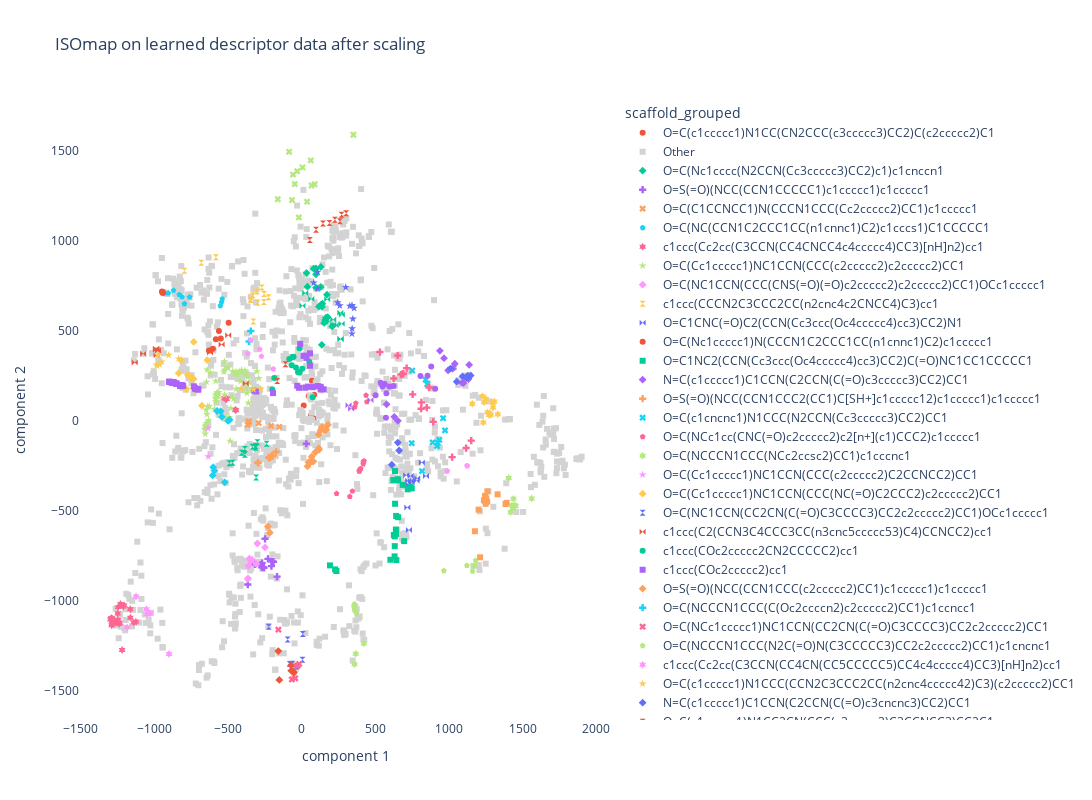

Notebook code for this chart:
### Code cell
fig_learned = px.scatter(finalDf_learned, x="component 1", y="component 2",
                    color = "scaffold_grouped", symbol='scaffold_grouped',
                    symbol_sequence = symbols,
                    hover_data = None ,
                    color_discrete_map= {'Other': 'lightgrey'
                                         },
                         category_orders={"scaffold_grouped":   ['O=C(c1ccccc1)N1CC(CN2CCC(c3ccccc3)CC2)C(c2ccccc2)C1', 'Other', 
'O=C(Nc1cccc(N2CCN(Cc3ccccc3)CC2)c1)c1cnccn1', 'O=S(=O)(NCC(CCN1CCCCC1)c1ccccc1)c1ccccc1', 'O=C(C1CCNCC1)N(CCCN1CCC(Cc2ccccc2)CC1)c1ccccc1', 
'O=C(NC(CCN1C2CCC1CC(n1cnnc1)C2)c1cccs1)C1CCCCC1', 'c1ccc(Cc2cc(C3CCN(CC4CNCC4c4ccccc4)CC3)[nH]n2)cc1', 'O=C(Cc1ccccc1)NC1CCN(CCC(c2ccccc2)c2ccccc2)CC1', 'O=C(NC1CCN(CCC(CNS(=O)(=O)c2ccccc2)c2ccccc2)CC1)OCc1ccccc1', 'c1ccc(CCCN2C3CCC2CC(n2cnc4c2CNCC4)C3)cc1', 'O=C1CNC(=O)C2(CCN(Cc3ccc(Oc4ccccc4)cc3)CC2)N1', 'O=C(Nc1ccccc1)N(CCCN1C2CCC1CC(n1cnnc1)C2)c1ccccc1', 'O=C1NC2(CCN(Cc3ccc(Oc4ccccc4)cc3)CC2)C(=O)NC1CC1CCCCC1', 'N=C(c1ccccc1)C1CCN(C2CCN(C(=O)c3ccccc3)CC2)CC1', 'O=S(=O)(NCC(CCN1CCC2(CC1)C[SH+]c1ccccc12)c1ccccc1)c1ccccc1', 'O=C(c1cncnc1)N1CCC(N2CCN(Cc3ccccc3)CC2)CC1', 'O=C(NCc1cc(CNC(=O)c2ccccc2)c2[n+](c1)CCC2)c1ccccc1', 'O=C(NCCCN1CCC(NCc2ccsc2)CC1)c1cccnc1', 'O=C(Cc1ccccc1)NC1CCN(CCC(c2ccccc2)C2CCNCC2)CC1', 'O=C(Cc1ccccc1)NC1CCN(CCC(NC(=O)C2CCC2)c2ccccc2)CC1', 'O=C(NC1CCN(CC2CN(C(=O)C3CCCC3)CC2c2ccccc2)CC1)OCc1ccccc1', 'c1ccc(C2(CCN3C4CCC3CC(n3cnc5ccccc53)C4)CCNCC2)cc1', 'c1ccc(COc2ccccc2CN2CCCCC2)cc1',  'c1ccc(COc2ccccc2)cc1', 'O=S(=O)(NCC(CCN1CCC(c2ccccc2)CC1)c1ccccc1)c1ccccc1', 'O=C(NCCCN1CCC(C(Oc2ccccn2)c2ccccc2)CC1)c1ccncc1', 'O=C(NCc1ccccc1)NC1CCN(CC2CN(C(=O)C3CCCC3)CC2c2ccccc2)CC1', 'O=C(NCCCN1CCC(N2C(=O)N(C3CCCCC3)CC2c2ccccc2)CC1)c1cncnc1', 'c1ccc(Cc2cc(C3CCN(CC4CN(CC5CCCCC5)CC4c4ccccc4)CC3)[nH]n2)cc1', 'O=C(c1ccccc1)N1CCC(CCN2C3CCC2CC(n2cnc4ccccc42)C3)(c2ccccc2)CC1', 'N=C(c1ccccc1)C1CCN(C2CCN(C(=O)c3cncnc3)CC2)CC1', 'O=C(c1cncnc1)N1CC2CN(CCC(c3ccccc3)C3CCNCC3)CC2C1', 'O=C(Nc1cccc(C2CCN(Cc3ccccc3)CC2)c1)c1cnccn1', 'O=C(c1ccccc1)N1CCC(N2CCC(Cc3ccccc3)CC2)CC1', 'O=C(NCCCN1CCC(N(Cc2cccnc2)c2ccccc2)CC1)c1cccnc1', 'O=C(NCc1ccccc1)C1CCN(CCCN(C(=O)C2CCNCC2)c2ccccc2)CC1', 'O=C(c1ccccc1)N1CCC(N2CCN(Cc3ccccc3)CC2)CC1', 'c1cnc2c(c1)ccc1cccnc12', 'O=C(NCCCN1CCC(N(Cc2ccccc2)c2ccccc2)CC1)c1ccncc1', 'N=C(c1ccccc1)C1CCN(C2CCN(C(=O)c3ccc[nH+]c3)CC2)CC1', 'O=C(Nc1cccc(C2CCN(Cc3ccccc3)CC2)c1)c1ccccc1',  'O=C(Cc1ccccc1)NC1CCN(CC2CN(C(=O)C3CCCC3)CC2c2ccccc2)CC1', 'c1ccc(CCCC2CCN(CC3CN(CC4CCCCC4)CC3c3ccccc3)CC2)cc1', 'O=C(NCC1CCN(Cc2ccccc2OCc2ccccc2)CC1)Nc1ccccc1']}
,
                   # size = "Activity",
                    title = 'ISOmap on learned descriptor data after scaling',
                                      width=1200,
                                      height=800,render_mode='SVG')
fig_learned.update_layout(plot_bgcolor='White')
#fig_learned.show()
app_scatter = molplotly.add_molecules(fig=fig_learned,
                                      df=finalDf_learned,
                                      smiles_col='smiles',
                                      title_col='InChIKey',
                                      condition_col = 'scaffold_grouped')
                                                                          
app_scatter.run_server(mode='inline', port=9707, height=800)

### Figure 1 — Plotly figure (JSON) as saved in the notebook; plotly's stock layout.template omitted (floating-point values rounded to 4 significant figures; data arrays with more than 128 entries replaced by an {"elided": "..."} marker saying what was removed)
{"data": [{"hovertemplate": "scaffold_grouped=O=C(c1ccccc1)N1CC(CN2CCC(c3ccccc3)CC2)C(c2ccccc2)C1<br>component 1=%{x}<br>component 2=%{y}<extra></extra>", "legendgroup": "O=C(c1ccccc1)N1CC(CN2CCC(c3ccccc3)CC2)C(c2ccccc2)C1", "marker": {"color": "#EF553B", "symbol": "circle"}, "mode": "markers", "name": "O=C(c1ccccc1)N1CC(CN2CCC(c3ccccc3)CC2)C(c2ccccc2)C1", "orientation": "v", "showlegend": true, "type": "scatter", "x": [66.83, 82.29, 64.72, 86.01, 79.43, 14.2, 69.81, 14.77, 48.39, 73.48, 37.06], "xaxis": "x", "y": [21.36, 10.86, 30.69, 144.4, 14.96, 2.178, 224.3, 84.7, 137.3, 13.09, 187.0], "yaxis": "y"}, {"hovertemplate": "scaffold_grouped=Other<br>component 1=%{x}<br>component 2=%{y}<extra></extra>", "legendgroup": "Other", "marker": {"color": "lightgrey", "symbol": "square"}, "mode": "markers", "name": "Other", "orientation": "v", "showlegend": true, "type": "scatter", "x": {"elided": "1120 float values"}, "xaxis": "x", "y": {"elided": "1120 float values"}, "yaxis": "y"}, {"hovertemplate": "scaffold_grouped=O=C(Nc1cccc(N2CCN(Cc3ccccc3)CC2)c1)c1cnccn1<br>component 1=%{x}<br>component 2=%{y}<extra></extra>", "legendgroup": "O=C(Nc1cccc(N2CCN(Cc3ccccc3)CC2)c1)c1cnccn1", "marker": {"color": "#00cc96", "symbol": "diamond"}, "mode": "markers", "name": "O=C(Nc1cccc(N2CCN(Cc3ccccc3)CC2)c1)c1cnccn1", "orientation": "v", "showlegend": true, "type": "scatter", "x": [172.6, 98.44, 138.8, 153.8, 34.17, 165.2, 137.7, 130.2, 159.9, 208.7, 141.9, 133.1, 177.4, 98.24, 165.7, 130.8, 40.58, 82.7, 97.34, 117.8], "xaxis": "x", "y": [700.9, 739.5, 633.4, 543.9, 821.7, 552.1, 422.2, 743.9, 560.2, 524.2, 650.5, 645.6, 576.0, 813.9, 572.5, 854.8, 745.4, 845.1, 846.2, 634.6], "yaxis": "y"}, {"hovertemplate": "scaffold_grouped=O=S(=O)(NCC(CCN1CCCCC1)c1ccccc1)c1ccccc1<br>component 1=%{x}<br>component 2=%{y}<extra></extra>", "legendgroup": "O=S(=O)(NCC(CCN1CCCCC1)c1ccccc1)c1ccccc1", "marker": {"color": "#ab63fa", "symbol": "cross"}, "mode": "markers", "name": "O=S(=O)(NCC(CCN1CCCCC1)c1ccccc1)c1ccccc1", "orientation": "v", "showlegend": true, "type": "scatter", "x": [-200.5, -227.6, -247.3, -275.2, -166.0, -269.8, -315.2, -204.2, -259.7, -254.6, -267.9, -364.4, -190.0, 32.77], "xaxis": "x", "y": [-780.0, -766.8, -655.3, -799.2, -865.5, -814.2, -796.8, -806.9, -813.8, -816.0, -789.2, -909.4, -782.6, -127.4], "yaxis": "y"}, {"hovertemplate": "scaffold_grouped=O=C(C1CCNCC1)N(CCCN1CCC(Cc2ccccc2)CC1)c1ccccc1<br>component 1=%{x}<br>component 2=%{y}<extra></extra>", "legendgroup": "O=C(C1CCNCC1)N(CCCN1CCC(Cc2ccccc2)CC1)c1ccccc1", "marker": {"color": "#FFA15A", "symbol": "x"}, "mode": "markers", "name": "O=C(C1CCNCC1)N(CCCN1CCC(Cc2ccccc2)CC1)c1ccccc1", "orientation": "v", "showlegend": true, "type": "scatter", "x": [-360.7, -150.4, -290.8, -207.2, -356.1, -364.7], "xaxis": "x", "y": [-5.334, -33.64, -12.27, -28.54, -3.768, -22.36], "yaxis": "y"}, {"hovertemplate": "scaffold_grouped=O=C(NC(CCN1C2CCC1CC(n1cnnc1)C2)c1cccs1)C1CCCCC1<br>component 1=%{x}<br>component 2=%{y}<extra></extra>", "legendgroup": "O=C(NC(CCN1C2CCC1CC(n1cnnc1)C2)c1cccs1)C1CCCCC1", "marker": {"color": "#19d3f3", "symbol": "pentagon"}, "mode": "markers", "name": "O=C(NC(CCN1C2CCC1CC(n1cnnc1)C2)c1cccs1)C1CCCCC1", "orientation": "v", "showlegend": true, "type": "scatter", "x": [-828.8, -793.9, -550.5, -537.5, -542.6, -904.0, -758.8, -868.2, -810.5], "xaxis": "x", "y": [700.8, 649.8, 638.8, 677.1, 659.1, 709.0, 687.4, 724.5, 688.8], "yaxis": "y"}, {"hovertemplate": "scaffold_grouped=c1ccc(Cc2cc(C3CCN(CC4CNCC4c4ccccc4)CC3)[nH]n2)cc1<br>component 1=%{x}<br>component 2=%{y}<extra></extra>", "legendgroup": "c1ccc(Cc2cc(C3CCN(CC4CNCC4c4ccccc4)CC3)[nH]n2)cc1", "marker": {"color": "#FF6692", "symbol": "hexagram"}, "mode": "markers", "name": "c1ccc(Cc2cc(C3CCN(CC4CNCC4c4ccccc4)CC3)[nH]n2)cc1", "orientation": "v", "showlegend": true, "type": "scatter", "x": [-1161.0, -1281.0, -444.6, -1272.0, -448.8, -1287.0, -1288.0, -508.9, -1267.0, -1210.0, -511.1, -1291.0, -448.7, -508.0, -1247.0, -1244.0, -1228.0, -1138.0, -1245.0, -1285.0, -1204.0, -521.6, -511.7, -1236.0, -1217.0, -1123.0, -1282.0, -516.9, -1249.0, -1296.0, -1277.0, -1233.0, -1161.0], "xaxis": "x", "y": [-1093.0, -1100.0, 59.27, -1121.0, 59.96, -1136.0, -1097.0, 120.8, -1110.0, -1032.0, 121.3, -1097.0, 61.26, 123.7, -1070.0, -1035.0, -1018.0, -1120.0, -1106.0, -1128.0, -1024.0, 127.5, 121.7, -1128.0, -1273.0, -1116.0, -1127.0, 124.3, -1122.0, -1103.0, -1128.0, -1121.0, -1046.0], "yaxis": "y"}, {"hovertemplate": "scaffold_grouped=O=C(Cc1ccccc1)NC1CCN(CCC(c2ccccc2)c2ccccc2)CC1<br>component 1=%{x}<br>component 2=%{y}<extra></extra>", "legendgroup": "O=C(Cc1ccccc1)NC1CCN(CCC(c2ccccc2)c2ccccc2)CC1", "marker": {"color": "#B6E880", "symbol": "star"}, "mode": "markers", "name": "O=C(Cc1ccccc1)NC1CCN(CCC(c2ccccc2)c2ccccc2)CC1", "orientation": "v", "showlegend": true, "type": "scatter", "x": [-484.4, -527.7, -562.4, -522.6, -364.7, -360.7, -650.0, -333.2, -521.7, -629.9, -443.2, -652.6, -580.5, -410.0, -507.8, -491.1, -443.5, -566.0, -374.8, -406.0, -380.5, -625.3, -499.2, -355.2, -582.4, -581.2, -435.9, -572.5, -465.9, -644.2, -568.0, -646.0, -290.4, -522.2, -648.0, -443.1, -422.8, -581.5, -413.8, -451.3, -461.2, -655.8, -641.8, -578.3, -383.6, -580.6, -479.8, -590.4, -473.0, -441.2, -640.6, -636.6, -370.6, -618.8, -302.7], "xaxis": "x", "y": [-111.6, 272.3, 159.1, 329.0, 243.8, 98.93, -28.62, 179.2, 144.5, 2.48, 177.0, -72.6, 140.7, 270.9, 17.66, 19.25, 272.4, 137.9, 181.6, 281.0, 259.3, 80.42, 297.7, 213.7, 128.4, 221.3, 260.8, 157.2, 275.7, 215.6, 149.0, 60.75, 235.7, 281.8, -14.66, 261.6, 273.4, 107.4, 220.2, 267.0, 122.3, -47.91, 35.89, 148.3, 278.8, 121.0, 69.97, 65.05, 134.7, 256.8, 283.8, 79.48, 153.6, 266.8, 275.1], "yaxis": "y"}, {"hovertemplate": "scaffold_grouped=O=C(NC1CCN(CCC(CNS(=O)(=O)c2ccccc2)c2ccccc2)CC1)OCc1ccccc1<br>component 1=%{x}<br>component 2=%{y}<extra></extra>", "legendgroup": "O=C(NC1CCN(CCC(CNS(=O)(=O)c2ccccc2)c2ccccc2)CC1)OCc1ccccc1", "marker": {"color": "#FF97FF", "symbol": "diamond"}, "mode": "markers", "name": "O=C(NC1CCN(CCC(CNS(=O)(=O)c2ccccc2)c2ccccc2)CC1)OCc1ccccc1", "orientation": "v", "showlegend": true, "type": "scatter", "x": [-360.9, -354.2, -299.5, -362.4, -336.2, -247.1, -364.1, -345.3, -306.3], "xaxis": "x", "y": [-806.6, -766.1, -681.3, -875.6, -771.7, -703.4, -878.1, -777.8, -795.2], "yaxis": "y"}, {"hovertemplate": "scaffold_grouped=c1ccc(CCCN2C3CCC2CC(n2cnc4c2CNCC4)C3)cc1<br>component 1=%{x}<br>component 2=%{y}<extra></extra>", "legendgroup": "c1ccc(CCCN2C3CCC2CC(n2cnc4c2CNCC4)C3)cc1", "marker": {"color": "#FECB52", "symbol": "hourglass"}, "mode": "markers", "name": "c1ccc(CCCN2C3CCC2CC(n2cnc4c2CNCC4)C3)cc1", "orientation": "v", "showlegend": true, "type": "scatter", "x": [-341.8, -255.0, -302.2, -254.3, -346.9, -793.6, -223.9, -580.6, -330.6, -326.5, -297.3, -679.9, -268.8], "xaxis": "x", "y": [670.9, 659.8, 718.5, 704.0, 675.4, 834.0, 685.9, 908.4, 697.8, 552.4, 656.4, 878.2, 740.6], "yaxis": "y"}, {"hovertemplate": "scaffold_grouped=O=C1CNC(=O)C2(CCN(Cc3ccc(Oc4ccccc4)cc3)CC2)N1<br>component 1=%{x}<br>component 2=%{y}<extra></extra>", "legendgroup": "O=C1CNC(=O)C2(CCN(Cc3ccc(Oc4ccccc4)cc3)CC2)N1", "marker": {"color": "#636efa", "symbol": "bowtie"}, "mode": "markers", "name": "O=C1CNC(=O)C2(CCN(Cc3ccc(Oc4ccccc4)cc3)CC2)N1", "orientation": "v", "showlegend": true, "type": "scatter", "x": [724.2, 815.9, 741.2, 728.7, 746.4, 844.0, 734.1, 780.4, 723.3, 784.7, 739.8, 710.0, 717.6], "xaxis": "x", "y": [-354.6, -232.0, -333.6, -606.3, -343.0, -306.6, -362.0, -333.4, -333.5, -319.5, -306.8, -302.9, -481.8], "yaxis": "y"}, {"hovertemplate": "scaffold_grouped=O=C(Nc1ccccc1)N(CCCN1C2CCC1CC(n1cnnc1)C2)c1ccccc1<br>component 1=%{x}<br>component 2=%{y}<extra></extra>", "legendgroup": "O=C(Nc1ccccc1)N(CCCN1C2CCC1CC(n1cnnc1)C2)c1ccccc1", "marker": {"color": "#EF553B", "symbol": "circle"}, "mode": "markers", "name": "O=C(Nc1ccccc1)N(CCCN1C2CCC1CC(n1cnnc1)C2)c1ccccc1", "orientation": "v", "showlegend": true, "type": "scatter", "x": [-494.2, -560.0, -580.9, -937.9, -627.5, -946.0, -941.5, -547.2, -601.2, -945.1], "xaxis": "x", "y": [545.0, 499.7, 453.5, 710.3, 391.3, 717.8, 716.1, 456.7, 399.9, 715.9], "yaxis": "y"}, {"hovertemplate": "scaffold_grouped=O=C1NC2(CCN(Cc3ccc(Oc4ccccc4)cc3)CC2)C(=O)NC1CC1CCCCC1<br>component 1=%{x}<br>component 2=%{y}<extra></extra>", "legendgroup": "O=C1NC2(CCN(Cc3ccc(Oc4ccccc4)cc3)CC2)C(=O)NC1CC1CCCCC1", "marker": {"color": "#00cc96", "symbol": "square"}, "mode": "markers", "name": "O=C1NC2(CCN(Cc3ccc(Oc4ccccc4)cc3)CC2)C(=O)NC1CC1CCCCC1", "orientation": "v", "showlegend": true, "type": "scatter", "x": [641.8, 633.0, 626.3, 192.9, 641.2, 639.9, 739.3, 227.7, 634.5, 602.7, 643.2, 655.4, 652.8, 696.0, 720.7, 622.4, 631.2, 632.2, 633.9, 686.5, 747.4, 654.9, 237.0], "xaxis": "x", "y": [-528.3, -641.7, -634.0, -803.0, -628.5, -604.0, -367.5, -825.3, -460.7, -771.6, -773.8, -535.3, -324.5, -668.2, -380.5, -329.2, -752.9, -696.0, -278.9, -355.7, -375.2, -330.9, -834.2], "yaxis": "y"}, {"hovertemplate": "scaffold_grouped=N=C(c1ccccc1)C1CCN(C2CCN(C(=O)c3ccccc3)CC2)CC1<br>component 1=%{x}<br>component 2=%{y}<extra></extra>", "legendgroup": "N=C(c1ccccc1)C1CCN(C2CCN(C(=O)c3ccccc3)CC2)CC1", "marker": {"color": "#ab63fa", "symbol": "diamond"}, "mode": "markers", "name": "N=C(c1ccccc1)C1CCN(C2CCN(C(=O)c3ccccc3)CC2)CC1", "orientation": "v", "showlegend": true, "type": "scatter", "x": [1137.0, 1040.0, 577.3, 994.0, 1090.0, 938.7, 1133.0, 653.6, 1026.0, 966.5, 1099.0, 629.1], "xaxis": "x", "y": [311.3, 317.1, 91.63, 279.9, 210.8, 389.0, 231.8, -0.08395, 289.7, 347.9, 210.8, 22.43], "yaxis": "y"}, {"hovertemplate": "scaffold_grouped=O=S(=O)(NCC(CCN1CCC2(CC1)C[SH+]c1ccccc12)c1ccccc1)c1ccccc1<br>component 1=%{x}<br>component 2=%{y}<extra></extra>", "legendgroup": "O=S(=O)(NCC(CCN1CCC2(CC1)C[SH+]c1ccccc12)c1ccccc1)c1ccccc1", "marker": {"color": "#FFA15A", "symbol": "cross"}, "mode": "markers", "name": "O=S(=O)(NCC(CCN1CCC2(CC1)C[SH+]c1ccccc12)c1ccccc1)c1ccccc1", "orientation": "v", "showlegend": true, "type": "scatter", "x": [-295.8, -202.7, -172.4, -222.8, -294.3, -193.8, -213.1, -219.8], "xaxis": "x", "y": [-231.5, -195.6, -171.6, -204.7, -233.8, -194.6, -202.8, -204.7], "yaxis": "y"}, {"hovertemplate": "scaffold_grouped=O=C(c1cncnc1)N1CCC(N2CCN(Cc3ccccc3)CC2)CC1<br>component 1=%{x}<br>component 2=%{y}<extra></extra>", "legendgroup": "O=C(c1cncnc1)N1CCC(N2CCN(Cc3ccccc3)CC2)CC1", "marker": {"color": "#19d3f3", "symbol": "x"}, "mode": "markers", "name": "O=C(c1cncnc1)N1CCC(N2CCN(Cc3ccccc3)CC2)CC1", "orientation": "v", "showlegend": true, "type": "scatter", "x": [853.3, 841.8, 934.8, 751.1, 889.4, 817.0, 973.2, 747.1, 919.6, 923.9, 960.3], "xaxis": "x", "y": [203.1, 228.5, -106.0, 279.0, -119.7, -279.2, -53.11, -124.2, -140.4, -123.2, 14.75], "yaxis": "y"}, {"hovertemplate": "scaffold_grouped=O=C(NCc1cc(CNC(=O)c2ccccc2)c2[n+](c1)CCC2)c1ccccc1<br>component 1=%{x}<br>component 2=%{y}<extra></extra>", "legendgroup": "O=C(NCc1cc(CNC(=O)c2ccccc2)c2[n+](c1)CCC2)c1ccccc1", "marker": {"color": "#FF6692", "symbol": "pentagon"}, "mode": "markers", "name": "O=C(NCc1cc(CNC(=O)c2ccccc2)c2[n+](c1)CCC2)c1ccccc1", "orientation": "v", "showlegend": true, "type": "scatter", "x": [238.1, 401.5, 392.1, 418.5, 361.4, 419.5, 368.2, 443.4, 327.5, 397.8, 344.9, 424.0, 437.6, 391.6], "xaxis": "x", "y": [-404.0, -265.8, -277.8, -239.9, 77.05, -227.4, 98.19, 105.1, -420.9, -267.9, -390.8, -223.0, 141.7, -280.4], "yaxis": "y"}, {"hovertemplate": "scaffold_grouped=O=C(NCCCN1CCC(NCc2ccsc2)CC1)c1cccnc1<br>component 1=%{x}<br>component 2=%{y}<extra></extra>", "legendgroup": "O=C(NCCCN1CCC(NCc2ccsc2)CC1)c1cccnc1", "marker": {"color": "#B6E880", "symbol": "hexagram"}, "mode": "markers", "name": "O=C(NCCCN1CCC(NCc2ccsc2)CC1)c1cccnc1", "orientation": "v", "showlegend": true, "type": "scatter", "x": [422.6, 1427.0, 1447.0, 1418.0, 1561.0, 1432.0, 1437.0, 1452.0, 1405.0, 367.7, 359.5], "xaxis": "x", "y": [-1236.0, -469.4, -469.3, -508.3, -431.0, -486.8, -433.4, -472.5, -317.5, -1293.0, -1352.0], "yaxis": "y"}, {"hovertemplate": "scaffold_grouped=O=C(Cc1ccccc1)NC1CCN(CCC(c2ccccc2)C2CCNCC2)CC1<br>component 1=%{x}<br>component 2=%{y}<extra></extra>", "legendgroup": "O=C(Cc1ccccc1)NC1CCN(CCC(c2ccccc2)C2CCNCC2)CC1", "marker": {"color": "#FF97FF", "symbol": "star"}, "mode": "markers", "name": "O=C(Cc1ccccc1)NC1CCN(CCC(c2ccccc2)C2CCNCC2)CC1", "orientation": "v", "showlegend": true, "type": "scatter", "x": [-632.1, -633.2], "xaxis": "x", "y": [-199.0, -41.08], "yaxis": "y"}, {"hovertemplate": "scaffold_grouped=O=C(Cc1ccccc1)NC1CCN(CCC(NC(=O)C2CCC2)c2ccccc2)CC1<br>component 1=%{x}<br>component 2=%{y}<extra></extra>", "legendgroup": "O=C(Cc1ccccc1)NC1CCN(CCC(NC(=O)C2CCC2)c2ccccc2)CC1", "marker": {"color": "#FECB52", "symbol": "diamond"}, "mode": "markers", "name": "O=C(Cc1ccccc1)NC1CCN(CCC(NC(=O)C2CCC2)c2ccccc2)CC1", "orientation": "v", "showlegend": true, "type": "scatter", "x": [-639.2, -742.6, -747.6, -753.0, -833.2, -732.6, -770.3, -782.4, -766.9, -675.2, -732.6, -817.3, -730.8, -727.2], "xaxis": "x", "y": [337.5, 236.6, 234.9, 242.2, 264.6, 181.3, 255.3, 176.7, 251.2, 84.25, 232.5, 335.8, 438.2, 176.2], "yaxis": "y"}, {"hovertemplate": "scaffold_grouped=O=C(NC1CCN(CC2CN(C(=O)C3CCCC3)CC2c2ccccc2)CC1)OCc1ccccc1<br>component 1=%{x}<br>component 2=%{y}<extra></extra>", "legendgroup": "O=C(NC1CCN(CC2CN(C(=O)C3CCCC3)CC2c2ccccc2)CC1)OCc1ccccc1", "marker": {"color": "#636efa", "symbol": "hourglass"}, "mode": "markers", "name": "O=C(NC1CCN(CC2CN(C(=O)C3CCCC3)CC2c2ccccc2)CC1)OCc1ccccc1", "orientation": "v", "showlegend": true, "type": "scatter", "x": [6.45, -34.31, -222.3, -94.12, -79.71, 8.501, -60.22], "xaxis": "x", "y": [-1327.0, -1364.0, -1143.0, -1214.0, -1350.0, -1185.0, -1349.0], "yaxis": "y"}, {"hovertemplate": "scaffold_grouped=c1ccc(C2(CCN3C4CCC3CC(n3cnc5ccccc53)C4)CCNCC2)cc1<br>component 1=%{x}<br>component 2=%{y}<extra></extra>", "legendgroup": "c1ccc(C2(CCN3C4CCC3CC(n3cnc5ccccc53)C4)CCNCC2)cc1", "marker": {"color": "#EF553B", "symbol": "bowtie"}, "mode": "markers", "name": "c1ccc(C2(CCN3C4CCC3CC(n3cnc5ccccc53)C4)CCNCC2)cc1", "orientation": "v", "showlegend": true, "type": "scatter", "x": [-497.1, -541.9, -378.4, -982.7, -988.4, -1131.0, -983.3, -620.4, -973.2, -986.8, -1074.0], "xaxis": "x", "y": [475.0, 424.6, 207.8, 364.2, 398.9, 324.0, 397.5, 379.3, 391.3, 397.9, 372.8], "yaxis": "y"}, {"hovertemplate": "scaffold_grouped=c1ccc(COc2ccccc2CN2CCCCC2)cc1<br>component 1=%{x}<br>component 2=%{y}<extra></extra>", "legendgroup": "c1ccc(COc2ccccc2CN2CCCCC2)cc1", "marker": {"color": "#00cc96", "symbol": "circle"}, "mode": "markers", "name": "c1ccc(COc2ccccc2CN2CCCCC2)cc1", "orientation": "v", "showlegend": true, "type": "scatter", "x": [-13.34, -66.71, -82.88, -197.9, -24.01, 52.87, -12.58, 75.26, -60.18, -54.03, 5.177, -184.5, -37.76], "xaxis": "x", "y": [403.9, 308.4, 343.2, 173.8, 271.0, 328.3, 268.4, 131.3, 354.3, 356.2, 289.1, 237.9, 296.2], "yaxis": "y"}, {"hovertemplate": "scaffold_grouped=c1ccc(COc2ccccc2)cc1<br>component 1=%{x}<br>component 2=%{y}<extra></extra>", "legendgroup": "c1ccc(COc2ccccc2)cc1", "marker": {"color": "#ab63fa", "symbol": "square"}, "mode": "markers", "name": "c1ccc(COc2ccccc2)cc1", "orientation": "v", "showlegend": true, "type": "scatter", "x": [-877.1, 130.7, -821.2, -810.9, -802.5, -706.4, -869.7, -701.0, 25.61, 150.0, -806.6, 20.75, -700.0, 28.24, -320.6, 43.39, 133.9, -865.4, 14.1, -816.7, 57.41, -729.7, -9.147, -719.7, -306.5, -824.1, -899.2, -870.2, -814.9, 130.9, -849.5, -29.04, -892.5, -193.2, -871.6, -706.1, 110.9, -721.9, 80.39, 75.47, -895.8, -849.0, -823.8, 34.63, -882.3, -847.6, 128.9, 57.55, -16.54], "xaxis": "x", "y": [211.9, 178.0, 192.6, 196.7, 194.4, 175.8, 215.5, 174.9, 183.9, 175.0, 195.8, 361.8, 174.1, 360.2, 167.5, 190.2, 175.3, 213.7, 360.9, 194.7, 374.9, 191.9, 428.0, 176.9, 163.2, 194.3, 217.4, 210.3, 197.9, 178.0, 206.2, 194.5, 217.3, 154.1, 210.8, 175.8, 193.3, 182.0, 189.4, 186.9, 215.6, 205.4, 194.2, 350.0, 213.1, 208.2, 188.8, 305.9, 183.3], "yaxis": "y"}, {"hovertemplate": "scaffold_grouped=O=S(=O)(NCC(CCN1CCC(c2ccccc2)CC1)c1ccccc1)c1ccccc1<br>component 1=%{x}<br>component 2=%{y}<extra></extra>", "legendgroup": "O=S(=O)(NCC(CCN1CCC(c2ccccc2)CC1)c1ccccc1)c1ccccc1", "marker": {"color": "#FFA15A", "symbol": "diamond"}, "mode": "markers", "name": "O=S(=O)(NCC(CCN1CCC(c2ccccc2)CC1)c1ccccc1)c1ccccc1", "orientation": "v", "showlegend": true, "type": "scatter", "x": [116.0, 73.24, 93.5, 139.3, 68.7, 117.3, 129.6, 118.4, 46.79, -214.4, 164.4, 56.83, 41.04, 142.7, 166.7, 151.0, -227.7, 81.0, 179.7, 154.1], "xaxis": "x", "y": [-76.16, -225.1, -174.6, -34.19, -199.6, -152.3, -52.23, -161.1, -229.7, -621.5, -51.7, -232.7, -252.3, -38.67, -48.7, -50.79, -586.8, -225.3, -21.84, -43.31], "yaxis": "y"}, {"hovertemplate": "scaffold_grouped=O=C(NCCCN1CCC(C(Oc2ccccn2)c2ccccc2)CC1)c1ccncc1<br>component 1=%{x}<br>component 2=%{y}<extra></extra>", "legendgroup": "O=C(NCCCN1CCC(C(Oc2ccccn2)c2ccccc2)CC1)c1ccncc1", "marker": {"color": "#19d3f3", "symbol": "cross"}, "mode": "markers", "name": "O=C(NCCCN1CCC(C(Oc2ccccn2)c2ccccc2)CC1)c1ccncc1", "orientation": "v", "showlegend": true, "type": "scatter", "x": [-355.5, -344.1], "xaxis": "x", "y": [440.9, 498.9], "yaxis": "y"}, {"hovertemplate": "scaffold_grouped=O=C(NCc1ccccc1)NC1CCN(CC2CN(C(=O)C3CCCC3)CC2c2ccccc2)CC1<br>component 1=%{x}<br>component 2=%{y}<extra></extra>", "legendgroup": "O=C(NCc1ccccc1)NC1CCN(CC2CN(C(=O)C3CCCC3)CC2c2ccccc2)CC1", "marker": {"color": "#FF6692", "symbol": "x"}, "mode": "markers", "name": "O=C(NCc1ccccc1)NC1CCN(CC2CN(C(=O)C3CCCC3)CC2c2ccccc2)CC1", "orientation": "v", "showlegend": true, "type": "scatter", "x": [-30.49, -156.7, -27.15, -65.89, -16.04, -42.47], "xaxis": "x", "y": [-1360.0, -1160.0, -1361.0, -1437.0, -1350.0, -1431.0], "yaxis": "y"}, {"hovertemplate": "scaffold_grouped=O=C(NCCCN1CCC(N2C(=O)N(C3CCCCC3)CC2c2ccccc2)CC1)c1cncnc1<br>component 1=%{x}<br>component 2=%{y}<extra></extra>", "legendgroup": "O=C(NCCCN1CCC(N2C(=O)N(C3CCCCC3)CC2c2ccccc2)CC1)c1cncnc1", "marker": {"color": "#B6E880", "symbol": "pentagon"}, "mode": "markers", "name": "O=C(NCCCN1CCC(N2C(=O)N(C3CCCCC3)CC2c2ccccc2)CC1)c1cncnc1", "orientation": "v", "showlegend": true, "type": "scatter", "x": [358.5, 1173.0, 356.8, 357.2, 362.8, 965.2, 1160.0, 1181.0, 372.9, 358.6, 1121.0], "xaxis": "x", "y": [-1018.0, -804.8, -1029.0, -1031.0, -1056.0, -832.5, -835.3, -775.5, -1072.0, -1037.0, -803.7], "yaxis": "y"}, {"hovertemplate": "scaffold_grouped=c1ccc(Cc2cc(C3CCN(CC4CN(CC5CCCCC5)CC4c4ccccc4)CC3)[nH]n2)cc1<br>component 1=%{x}<br>component 2=%{y}<extra></extra>", "legendgroup": "c1ccc(Cc2cc(C3CCN(CC4CN(CC5CCCCC5)CC4c4ccccc4)CC3)[nH]n2)cc1", "marker": {"color": "#FF97FF", "symbol": "hexagram"}, "mode": "markers", "name": "c1ccc(Cc2cc(C3CCN(CC4CN(CC5CCCCC5)CC4c4ccccc4)CC3)[nH]n2)cc1", "orientation": "v", "showlegend": true, "type": "scatter", "x": [-1182.0, -1028.0, -898.3, -1046.0, -1052.0, -1122.0], "xaxis": "x", "y": [-1147.0, -1070.0, -1295.0, -1074.0, -1046.0, -975.8], "yaxis": "y"}, {"hovertemplate": "scaffold_grouped=O=C(c1ccccc1)N1CCC(CCN2C3CCC2CC(n2cnc4ccccc42)C3)(c2ccccc2)CC1<br>component 1=%{x}<br>component 2=%{y}<extra></extra>", "legendgroup": "O=C(c1ccccc1)N1CCC(CCN2C3CCC2CC(n2cnc4ccccc42)C3)(c2ccccc2)CC1", "marker": {"color": "#FECB52", "symbol": "star"}, "mode": "markers", "name": "O=C(c1ccccc1)N1CCC(CCN2C3CCC2CC(n2cnc4ccccc42)C3)(c2ccccc2)CC1", "orientation": "v", "showlegend": true, "type": "scatter", "x": [-947.4, -961.4, -900.8, -325.6, -409.3, -979.7, -276.0, -981.6, -973.5, -833.2], "xaxis": "x", "y": [327.8, 312.5, 365.2, 174.3, 180.7, 305.9, 177.6, 312.0, 366.2, 345.1], "yaxis": "y"}, {"hovertemplate": "scaffold_grouped=N=C(c1ccccc1)C1CCN(C2CCN(C(=O)c3cncnc3)CC2)CC1<br>component 1=%{x}<br>component 2=%{y}<extra></extra>", "legendgroup": "N=C(c1ccccc1)C1CCN(C2CCN(C(=O)c3cncnc3)CC2)CC1", "marker": {"color": "#636efa", "symbol": "diamond"}, "mode": "markers", "name": "N=C(c1ccccc1)C1CCN(C2CCN(C(=O)c3cncnc3)CC2)CC1", "orientation": "v", "showlegend": true, "type": "scatter", "x": [1125.0, 1053.0, 612.5, 1129.0, 1118.0, 1126.0, 1130.0, 1147.0, 1092.0, 1010.0, 653.2, 662.0], "xaxis": "x", "y": [248.9, 217.8, -243.8, 249.3, 239.1, 243.8, 239.7, 252.1, 247.4, 290.5, -120.9, -164.8], "yaxis": "y"}, {"hovertemplate": "scaffold_grouped=O=C(c1cncnc1)N1CC2CN(CCC(c3ccccc3)C3CCNCC3)CC2C1<br>component 1=%{x}<br>component 2=%{y}<extra></extra>", "legendgroup": "O=C(c1cncnc1)N1CC2CN(CCC(c3ccccc3)C3CCNCC3)CC2C1", "marker": {"color": "#EF553B", "symbol": "hourglass"}, "mode": "markers", "name": "O=C(c1cncnc1)N1CC2CN(CCC(c3ccccc3)C3CCNCC3)CC2C1", "orientation": "v", "showlegend": true, "type": "scatter", "x": [271.4, 56.76, 145.6, -108.7, 98.55, -164.8, 226.5, 189.6, 260.4, 302.8], "xaxis": "x", "y": [1145.0, 1004.0, 1097.0, 314.8, 1061.0, 221.7, 1118.0, 1099.0, 1109.0, 1153.0], "yaxis": "y"}, {"hovertemplate": "scaffold_grouped=O=C(Nc1cccc(C2CCN(Cc3ccccc3)CC2)c1)c1cnccn1<br>component 1=%{x}<br>component 2=%{y}<extra></extra>", "legendgroup": "O=C(Nc1cccc(C2CCN(Cc3ccccc3)CC2)c1)c1cnccn1", "marker": {"color": "#00cc96", "symbol": "bowtie"}, "mode": "markers", "name": "O=C(Nc1cccc(C2CCN(Cc3ccccc3)CC2)c1)c1cnccn1", "orientation": "v", "showlegend": true, "type": "scatter", "x": [272.2, 215.3, 273.5, 231.8, 66.15, 25.37, 174.4, 263.2, 6.392, 215.2, 265.5, 263.9], "xaxis": "x", "y": [538.8, 563.0, 589.9, 530.9, 676.7, 709.4, 675.8, 599.7, 639.9, 533.2, 454.8, 454.0], "yaxis": "y"}, {"hovertemplate": "scaffold_grouped=O=C(c1ccccc1)N1CCC(N2CCC(Cc3ccccc3)CC2)CC1<br>component 1=%{x}<br>component 2=%{y}<extra></extra>", "legendgroup": "O=C(c1ccccc1)N1CCC(N2CCC(Cc3ccccc3)CC2)CC1", "marker": {"color": "#ab63fa", "symbol": "circle"}, "mode": "markers", "name": "O=C(c1ccccc1)N1CCC(N2CCC(Cc3ccccc3)CC2)CC1", "orientation": "v", "showlegend": true, "type": "scatter", "x": [536.9, 564.4, 596.8, 502.4, 572.6, 806.6, 854.5, 905.9, 879.6, 624.7, 575.7, 549.3], "xaxis": "x", "y": [211.6, 204.6, 190.4, 142.4, 17.09, 249.6, 250.6, 177.8, 301.5, 193.7, 153.5, 191.0], "yaxis": "y"}, {"hovertemplate": "scaffold_grouped=O=C(NCCCN1CCC(N(Cc2cccnc2)c2ccccc2)CC1)c1cccnc1<br>component 1=%{x}<br>component 2=%{y}<extra></extra>", "legendgroup": "O=C(NCCCN1CCC(N(Cc2cccnc2)c2ccccc2)CC1)c1cccnc1", "marker": {"color": "#FFA15A", "symbol": "square"}, "mode": "markers", "name": "O=C(NCCCN1CCC(N(Cc2cccnc2)c2ccccc2)CC1)c1cccnc1", "orientation": "v", "showlegend": true, "type": "scatter", "x": [1391.0, 1211.0, 1245.0, 1259.0, 1330.0, 1237.0, 1176.0, 1244.0, 1201.0, 1261.0, 1249.0, 1253.0, 1384.0], "xaxis": "x", "y": [-455.4, -758.0, -416.7, -448.7, -408.2, -442.0, -613.4, -442.9, -493.5, -392.2, -461.0, -430.7, -462.0], "yaxis": "y"}, {"hovertemplate": "scaffold_grouped=O=C(NCc1ccccc1)C1CCN(CCCN(C(=O)C2CCNCC2)c2ccccc2)CC1<br>component 1=%{x}<br>component 2=%{y}<extra></extra>", "legendgroup": "O=C(NCc1ccccc1)C1CCN(CCCN(C(=O)C2CCNCC2)c2ccccc2)CC1", "marker": {"color": "#19d3f3", "symbol": "diamond"}, "mode": "markers", "name": "O=C(NCc1ccccc1)C1CCN(CCCN(C(=O)C2CCNCC2)c2ccccc2)CC1", "orientation": "v", "showlegend": true, "type": "scatter", "x": [-547.9, -572.5, -520.7, -497.7, -602.4, -540.1, -487.3, -598.8, -590.6], "xaxis": "x", "y": [53.84, 54.48, -341.5, -0.654, -303.4, 21.43, 5.877, -257.4, -276.3], "yaxis": "y"}, {"hovertemplate": "scaffold_grouped=O=C(c1ccccc1)N1CCC(N2CCN(Cc3ccccc3)CC2)CC1<br>component 1=%{x}<br>component 2=%{y}<extra></extra>", "legendgroup": "O=C(c1ccccc1)N1CCC(N2CCN(Cc3ccccc3)CC2)CC1", "marker": {"color": "#FF6692", "symbol": "cross"}, "mode": "markers", "name": "O=C(c1ccccc1)N1CCC(N2CCN(Cc3ccccc3)CC2)CC1", "orientation": "v", "showlegend": true, "type": "scatter", "x": [893.5, 753.7, 673.9, 865.1, 811.0, 813.0, 684.4, 849.7, 1151.0, 625.4, 1116.0, 531.4, 713.0, 690.9, 1021.0, 652.1], "xaxis": "x", "y": [-5.903, 146.8, 257.0, 185.2, 67.24, 102.8, 259.3, 73.56, -110.1, 235.2, -151.3, 382.0, 292.7, 262.9, -201.8, 363.0], "yaxis": "y"}, {"hovertemplate": "scaffold_grouped=c1cnc2c(c1)ccc1cccnc12<br>component 1=%{x}<br>component 2=%{y}<extra></extra>", "legendgroup": "c1cnc2c(c1)ccc1cccnc12", "marker": {"color": "#B6E880", "symbol": "x"}, "mode": "markers", "name": "c1cnc2c(c1)ccc1cccnc12", "orientation": "v", "showlegend": true, "type": "scatter", "x": [-83.84, 67.8, 351.9, -57.96, -160.7, 62.73, -29.32, 88.88, 6.771, -64.61, -46.01, -18.42, 37.91], "xaxis": "x", "y": [1494.0, 1307.0, 1589.0, 1368.0, 1231.0, 1447.0, 1387.0, 1314.0, 1408.0, 1226.0, 1315.0, 1130.0, 1217.0], "yaxis": "y"}, {"hovertemplate": "scaffold_grouped=O=C(NCCCN1CCC(N(Cc2ccccc2)c2ccccc2)CC1)c1ccncc1<br>component 1=%{x}<br>component 2=%{y}<extra></extra>", "legendgroup": "O=C(NCCCN1CCC(N(Cc2ccccc2)c2ccccc2)CC1)c1ccncc1", "marker": {"color": "#FF97FF", "symbol": "pentagon"}, "mode": "markers", "name": "O=C(NCCCN1CCC(N(Cc2ccccc2)c2ccccc2)CC1)c1ccncc1", "orientation": "v", "showlegend": true, "type": "scatter", "x": [-271.8, 989.2, -191.5, 1124.0, -363.6, -344.7, -283.2, 1123.0], "xaxis": "x", "y": [358.1, -278.9, 288.0, -250.3, 374.0, 449.0, 397.1, -249.2], "yaxis": "y"}, {"hovertemplate": "scaffold_grouped=N=C(c1ccccc1)C1CCN(C2CCN(C(=O)c3ccc[nH+]c3)CC2)CC1<br>component 1=%{x}<br>component 2=%{y}<extra></extra>", "legendgroup": "N=C(c1ccccc1)C1CCN(C2CCN(C(=O)c3ccc[nH+]c3)CC2)CC1", "marker": {"color": "#FECB52", "symbol": "hexagram"}, "mode": "markers", "name": "N=C(c1ccccc1)C1CCN(C2CCN(C(=O)c3ccc[nH+]c3)CC2)CC1", "orientation": "v", "showlegend": true, "type": "scatter", "x": [1272.0, 1158.0, 1251.0, 1285.0, 1276.0, 1228.0, 1299.0, 1307.0, 1261.0, 1331.0, 1238.0, 1232.0, 1296.0], "xaxis": "x", "y": [32.38, 95.04, 121.0, 33.1, 42.04, 137.3, 74.19, 106.9, 47.01, 36.26, 103.2, -8.87, 100.9], "yaxis": "y"}, {"hovertemplate": "scaffold_grouped=O=C(Nc1cccc(C2CCN(Cc3ccccc3)CC2)c1)c1ccccc1<br>component 1=%{x}<br>component 2=%{y}<extra></extra>", "legendgroup": "O=C(Nc1cccc(C2CCN(Cc3ccccc3)CC2)c1)c1ccccc1", "marker": {"color": "#636efa", "symbol": "star"}, "mode": "markers", "name": "O=C(Nc1cccc(C2CCN(Cc3ccccc3)CC2)c1)c1ccccc1", "orientation": "v", "showlegend": true, "type": "scatter", "x": [82.8, 343.4, 299.8, 356.4, 259.6, 110.2, 245.1, 341.6, 348.2, 109.5, 342.3, 327.4], "xaxis": "x", "y": [766.3, 512.2, 741.6, 626.4, 639.7, 734.6, 657.4, 483.8, 566.2, 826.8, 641.1, 637.9], "yaxis": "y"}, {"hovertemplate": "scaffold_grouped=O=C(Cc1ccccc1)NC1CCN(CC2CN(C(=O)C3CCCC3)CC2c2ccccc2)CC1<br>component 1=%{x}<br>component 2=%{y}<extra></extra>", "legendgroup": "O=C(Cc1ccccc1)NC1CCN(CC2CN(C(=O)C3CCCC3)CC2c2ccccc2)CC1", "marker": {"color": "#EF553B", "symbol": "diamond"}, "mode": "markers", "name": "O=C(Cc1ccccc1)NC1CCN(CC2CN(C(=O)C3CCCC3)CC2c2ccccc2)CC1", "orientation": "v", "showlegend": true, "type": "scatter", "x": [-51.06, -71.2, -69.64, -150.4, -157.2, -58.52], "xaxis": "x", "y": [-1398.0, -1357.0, -1388.0, -1439.0, -1279.0, -1391.0], "yaxis": "y"}, {"hovertemplate": "scaffold_grouped=c1ccc(CCCC2CCN(CC3CN(CC4CCCCC4)CC3c3ccccc3)CC2)cc1<br>component 1=%{x}<br>component 2=%{y}<extra></extra>", "legendgroup": "c1ccc(CCCC2CCN(CC3CN(CC4CCCCC4)CC3c3ccccc3)CC2)cc1", "marker": {"color": "#00cc96", "symbol": "hourglass"}, "mode": "markers", "name": "c1ccc(CCCC2CCN(CC3CN(CC4CCCCC4)CC3c3ccccc3)CC2)cc1", "orientation": "v", "showlegend": true, "type": "scatter", "x": [-298.8, -332.9, -236.4, -311.3, -489.4, -383.9, -466.7, -307.6, -384.4, -404.6, -310.9], "xaxis": "x", "y": [-118.9, -144.2, -126.7, -149.1, -235.3, -156.2, -232.3, -315.5, -188.0, -177.1, -139.9], "yaxis": "y"}, {"hovertemplate": "scaffold_grouped=O=C(NCC1CCN(Cc2ccccc2OCc2ccccc2)CC1)Nc1ccccc1<br>component 1=%{x}<br>component 2=%{y}<extra></extra>", "legendgroup": "O=C(NCC1CCN(Cc2ccccc2OCc2ccccc2)CC1)Nc1ccccc1", "marker": {"color": "#ab63fa", "symbol": "bowtie"}, "mode": "markers", "name": "O=C(NCC1CCN(Cc2ccccc2OCc2ccccc2)CC1)Nc1ccccc1", "orientation": "v", "showlegend": true, "type": "scatter", "x": [319.3, 467.7, 336.7], "xaxis": "x", "y": [86.13, 115.9, 67.03], "yaxis": "y"}], "layout": {"height": 800, "legend": {"title": {"text": "scaffold_grouped"}, "tracegroupgap": 0}, "plot_bgcolor": "White", "title": {"text": "ISOmap on learned descriptor data after scaling"}, "width": 1200, "xaxis": {"anchor": "y", "domain": [0, 1], "title": {"text": "component 1"}}, "yaxis": {"anchor": "x", "domain": [0, 1], "title": {"text": "component 2"}}}}
